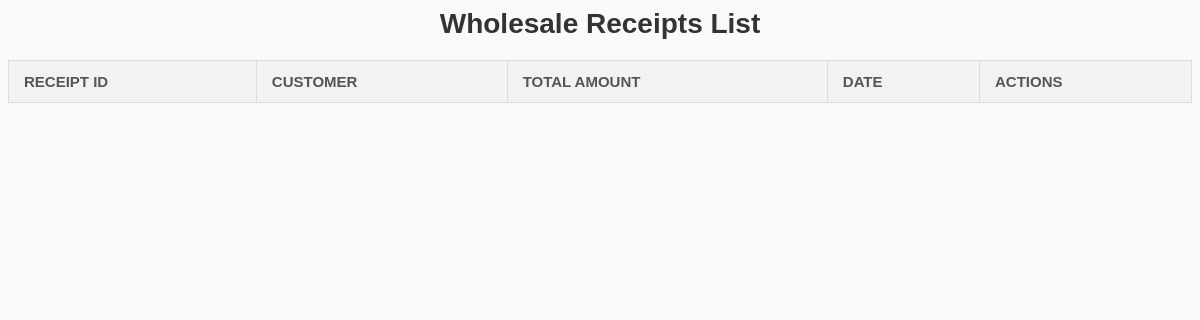
Page /wholesale_receipt_list/ on the earlier database version.
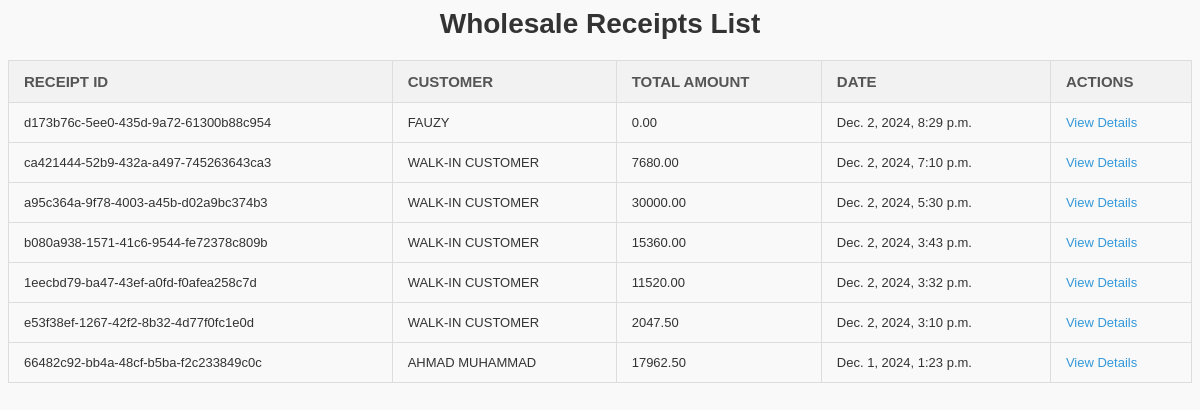
Same page on the later database version.
### app/models.py (models this page shows, shortened)
class WholesaleReceipt(models.Model):
    wholesale_customer = models.ForeignKey(WholesaleCustomer, on_delete=models.CASCADE, null=True, blank=True)
    sales = models.ForeignKey(Sales, on_delete=models.CASCADE, related_name='wholesale_receipts', null=True, blank=True)
    buyer_name = models.CharField(max_length=255, blank=True, null=True)
    buyer_address = models.CharField(max_length=255, blank=True, null=True)
    total_amount = models.DecimalField(max_digits=10, decimal_places=2, default=Decimal('0.0'))
    date = models.DateTimeField(auto_now_add=True)
    receipt_id = models.UUIDField(default=uuid.uuid4, editable=False, unique=True)
    printed = models.BooleanField(default=False)
    payment_method = models.CharField(max_length=20, choices=[
        ('Cash', 'Cash'),
        ('Wallet', 'Wallet'),
        ('Transfer', 'Transfer'),
    ], default='Cash')

### wholesale/views.py (the view)
# urls.py: path('wholesale_receipt_list/', views.wholesale_receipt_list, name='wholesale_receipt_list'),
def wholesale_receipt_list(request):
    receipts = WholesaleReceipt.objects.all().order_by('-date')  # Only wholesale receipts
    return render(request, 'wholesale/wholesale_receipt_list.html', {'receipts': receipts})

### app/templates/wholesale/wholesale_receipt_list.html (shortened to what this page needs)
{% block content %}
<div class="col-md-10 offset-md-2">
    <h2>Wholesale Receipts List</h2>
    <table>
        <thead>
            <tr>
                <th>Receipt ID</th>
                <th>Customer</th>
                <th>Total Amount</th>
                <th>Date</th>
                <th>Actions</th>
            </tr>
        </thead>
        <tbody>
            {% for receipt in receipts %}
            <tr>
                <td>{{ receipt.receipt_id }}</td>
                <td>
                    {% if receipt.customer %}
                    {{ receipt.customer.name|upper }}
                    {% elif receipt.buyer_name %}
                    {{ receipt.buyer_name|upper }}
                    {% else %}
                    WALK-IN CUSTOMER
                    {% endif %}
                </td>
                <td>{{ receipt.total_amount }}</td>
                <td>{{ receipt.date }}</td>
                <td>
                    <a href="{% url 'wholesale_receipt_detail' receipt.receipt_id %}">View Details</a>
                </td>
            </tr>
            {% endfor %}
        </tbody>
    </table>
</div>
{% endblock %}

### app/templates/wholesale/wholesale_receipt_list.html (style rules this page uses)
h2 { color: #333; text-align: center; font-size: 28px; margin-bottom: 20px; }
table { width: 100%; border-collapse: collapse; margin-bottom: 20px; }
table th, table td { padding: 12px 15px; border: 1px solid #ddd; text-align: left; font-size: 13px; }
table thead th { background-color: #f2f2f2; color: #555; font-weight: bold; text-transform: uppercase; font-size: 15px; }
table tbody tr:nth-child(even) { background-color: #f9f9f9; }
a { color: #3498db; text-decoration: none; }

Differences in the rows shown:
added WholesaleReceipt: receipt_id "d173b76c-5ee0-435d-9a72-61300b88c954", buyer_name "FAUZY", total_amount "0.00", date "Dec. 2, 2024, 8:29 p.m."
added WholesaleReceipt: receipt_id "ca421444-52b9-432a-a497-745263643ca3", buyer_name "WALK-IN CUSTOMER", total_amount "7680.00", date "Dec. 2, 2024, 7:10 p.m."
added WholesaleReceipt: receipt_id "a95c364a-9f78-4003-a45b-d02a9bc374b3", buyer_name "WALK-IN CUSTOMER", total_amount "30000.00", date "Dec. 2, 2024, 5:30 p.m."
added WholesaleReceipt: receipt_id "b080a938-1571-41c6-9544-fe72378c809b", buyer_name "WALK-IN CUSTOMER", total_amount "15360.00", date "Dec. 2, 2024, 3:43 p.m."
added WholesaleReceipt: receipt_id "1eecbd79-ba47-43ef-a0fd-f0afea258c7d", buyer_name "WALK-IN CUSTOMER", total_amount "11520.00", date "Dec. 2, 2024, 3:32 p.m."
added WholesaleReceipt: receipt_id "e53f38ef-1267-42f2-8b32-4d77f0fc1e0d", buyer_name "WALK-IN CUSTOMER", total_amount "2047.50", date "Dec. 2, 2024, 3:10 p.m."
added WholesaleReceipt: receipt_id "66482c92-bb4a-48cf-b5ba-f2c233849c0c", buyer_name "AHMAD MUHAMMAD", total_amount "17962.50", date "Dec. 1, 2024, 1:23 p.m."
